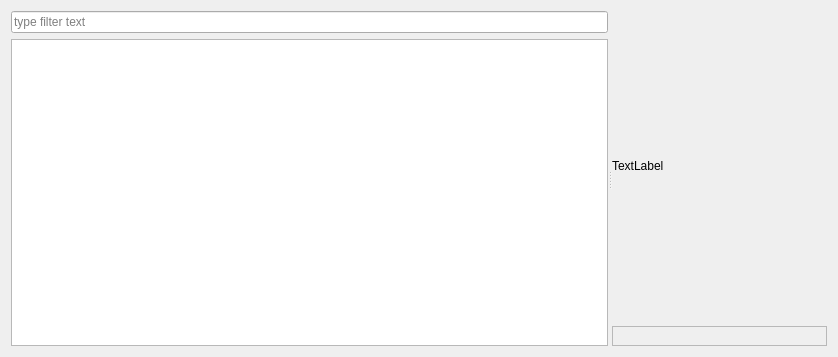
<?xml version="1.0" encoding="UTF-8"?>
<ui version="4.0">
 <class>SettingsWindow</class>
 <widget class="QWidget" name="SettingsWindow">
  <property name="geometry">
   <rect>
    <x>0</x>
    <y>0</y>
    <width>838</width>
    <height>357</height>
   </rect>
  </property>
  <property name="windowTitle">
   <string>Preferences</string>
  </property>
  <layout class="QVBoxLayout" name="verticalLayout_3">
   <item>
    <widget class="QSplitter" name="splitter">
     <property name="orientation">
      <enum>Qt::Horizontal</enum>
     </property>
     <widget class="QWidget" name="layoutWidget">
      <layout class="QVBoxLayout" name="verticalLayout" stretch="0,0">
       <property name="sizeConstraint">
        <enum>QLayout::SetDefaultConstraint</enum>
       </property>
       <item>
        <widget class="QLineEdit" name="lineEdit">
         <property name="placeholderText">
          <string>type filter text</string>
         </property>
        </widget>
       </item>
       <item>
        <widget class="QTreeWidget" name="treeWidget">
         <property name="headerHidden">
          <bool>true</bool>
         </property>
         <column>
          <property name="text">
           <string notr="true">1</string>
          </property>
         </column>
        </widget>
       </item>
      </layout>
     </widget>
     <widget class="QWidget" name="layoutWidget">
      <layout class="QVBoxLayout" name="verticalLayout_2" stretch="8,0">
       <item>
        <layout class="QHBoxLayout" name="horizontalLayout">
         <item>
          <widget class="QLabel" name="settingsTitle">
           <property name="text">
            <string>TextLabel</string>
           </property>
          </widget>
         </item>
         <item>
          <spacer name="horizontalSpacer">
           <property name="orientation">
            <enum>Qt::Horizontal</enum>
           </property>
           <property name="sizeHint" stdset="0">
            <size>
             <width>40</width>
             <height>20</height>
            </size>
           </property>
          </spacer>
         </item>
        </layout>
       </item>
       <item>
        <widget class="QFrame" name="frame">
         <property name="frameShape">
          <enum>QFrame::StyledPanel</enum>
         </property>
         <property name="frameShadow">
          <enum>QFrame::Raised</enum>
         </property>
         <layout class="QVBoxLayout" name="verticalLayout_4">
          <item>
           <layout class="QFormLayout" name="formLayout"/>
          </item>
         </layout>
        </widget>
       </item>
      </layout>
     </widget>
    </widget>
   </item>
  </layout>
 </widget>
 <tabstops>
  <tabstop>treeWidget</tabstop>
  <tabstop>lineEdit</tabstop>
 </tabstops>
 <resources/>
 <connections/>
</ui>
